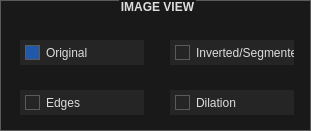
   <widget class="QGroupBox" name="image_view_box">
    <property name="geometry">
     <rect>
      <x>50</x>
      <y>340</y>
      <width>311</width>
      <height>131</height>
     </rect>
    </property>
    <property name="styleSheet">
     <string notr="true">/*
	Based on a template by Emanuel Claesson (c) 2013 with modifications by Paris Flood

	Licensed under the Apache License, Version 2.0 (the &quot;License&quot;);
	you may not use this file except in compliance with the License.
	You may obtain a copy of the License at

		http://www.apache.org/licenses/LICENSE-2.0

	Unless required by applicable law or agreed to in writing, software
	distributed under the License is distributed on an &quot;AS IS&quot; BASIS,
	WITHOUT WARRANTIES OR CONDITIONS OF ANY KIND, either express or implied.
	See the License for the specific language governing permissions and
	limitations under the License.
*/

/*
	COLOR_DARK     = #191919
	COLOR_MEDIUM   = #353535
	COLOR_MEDLIGHT = #5A5A5A
	COLOR_LIGHT    = #DDDDDD
	COLOR_BLUE  = #2158AA
	COLOR_ORANGE = #D66C23
*/
* {
	background: #191919;
	color: #DDDDDD;
border: 1px solid #5A5A5A;
}

 QMenuBar {
	background: #191919;
	border-style: none;
 }

 QMenuBar::item {
	 background: transparent;
     spacing: 3px; /* spacing between menu bar items */
     padding: 5px 25px;
 }

 QMenuBar::item:selected{
	background: #353535;
  	border: 2px solid #D66C23;
    border-style: none none solid none;
}

 QMenuBar::item:pressed {
	background: #5A5A5A;
}

QCheckBox, QRadioButton {
	border: none;
}

QRadioButton::indicator, QCheckBox::indicator {
	width: 13px;
	height: 13px;
}

QRadioButton::indicator::unchecked, QCheckBox::indicator::unchecked {
	left: 5px;
	border: 1px solid #5A5A5A;
	background: none;
}

QRadioButton::indicator:unchecked:hover, QCheckBox::indicator:unchecked:hover {
	left: 5px;
	border: 1px solid #D66C23;
}

QRadioButton::indicator::checked, QCheckBox::indicator::checked {
	left: 5px;
	border: 1px solid #5A5A5A;
	background: #2158AA;
}

QRadioButton::indicator:checked:hover, QCheckBox::indicator:checked:hover {
	left: 5px;
	border: 1px solid #D66C23;
	background: #2158AA;
}

QGroupBox::title {
	subcontrol-origin: margin;
    subcontrol-position: top center;
}

QScrollBar {
	border: 1px solid #5A5A5A;
	background: #191919;
}

QScrollBar:horizontal {
	height: 15px;
	margin: 0px 16px 0px 16px;
}

QScrollBar:vertical {
	width: 15px;
	margin: 16px 0px 16px 0px;
}

QScrollBar::handle {
	background: #353535;
	border: 1px solid #5A5A5A;
}

QScrollBar::handle:horizontal {
	border-width: 0px 1px 0px 1px;
}

QScrollBar::handle:vertical {
	border-width: 1px 0px 1px 0px;
}

QScrollBar::handle:horizontal {
	min-width: 20px;
}

QScrollBar::handle:vertical {
	min-height: 20px;
}

QScrollBar::add-line, QScrollBar::sub-line {
	background:#353535;
	border: 1px solid #5A5A5A;
	subcontrol-origin: margin;
}

QScrollBar::add-line {
	position: absolute;
}

QScrollBar::add-line:horizontal {
	width: 15px;
	subcontrol-position: right;
	left: 15px;
}

QScrollBar::add-line:vertical {
	height: 15px;
	subcontrol-position: bottom;
	top: 15px;
}

QScrollBar::sub-line:horizontal {
	width: 15px;
	subcontrol-position: left;
}

QScrollBar::sub-line:vertical {
	height: 15px;
	subcontrol-position: top;
}

QScrollBar:left-arrow, QScrollBar::right-arrow, QScrollBar::up-arrow, QScrollBar::down-arrow {
	border: 1px solid #5A5A5A;
	width: 3px;
	height: 3px;
}

QScrollBar::add-page, QScrollBar::sub-page {
	background: none;
}

QAbstractButton {
	background: #252525;
}

QAbstractButton:disabled {
	background: #3F3F3F;
}

QAbstractButton:hover {
	background: #353535;
}

QPushButton:hover {
	background: #353535;
  	border: 1px solid #D66C23;
}

QAbstractButton:pressed {
	background: #5A5A5A;
}

QAbstractItemView {
	show-decoration-selected: 1;
 	outline: 0;
	selection-background-color: #2158AA;
	selection-color: #DDDDDD;
	alternate-background-color: #353535;
}

QHeaderView {
	border: 1px solid #5A5A5A;
}

QHeaderView::section {
	background: #191919;
	border: 1px solid #5A5A5A;
	padding: 4px;
}

QHeaderView::section:selected, QHeaderView::section::checked {
	background: #353535;
}

QTableView {
	gridline-color: #5A5A5A;
}

QTabBar {
	margin-left: 2px;
}

QTabBar::tab {
	border-radius: 0px;
	padding: 4px;
	margin: 4px;
}

QTabBar::tab:selected {
	background: #353535;
}

QComboBox::down-arrow {
	border: 1px solid #5A5A5A;
	background: #353535;
}

QComboBox::drop-down {
	border: 1px solid #5A5A5A;
	background: #353535;
}

QComboBox::down-arrow {
	width: 3px;
	height: 3px;
	border: 1px solid #5A5A5A;
}

QAbstractSpinBox {
	padding-right: 15px;
}

QAbstractSpinBox::up-button, QAbstractSpinBox::down-button {
	border: 1px solid #5A5A5A;
	background: #353535;
	subcontrol-origin: border;
}
QAbstractSpinBox::up-button:hover, QAbstractSpinBox::down-button:hover {
	border: 1px solid #D66C23;
}
QAbstractSpinBox::up-button:pressed, QAbstractSpinBox::down-button:pressed {
	background: #5A5A5A;
}

QAbstractSpinBox::up-arrow, QAbstractSpinBox::down-arrow {
	width: 3px;
	height: 3px;
	border: 1px solid #5A5A5A;
}
QAbstractSpinBox::up-arrow:hover, QAbstractSpinBox::down-arrow:hover {
	border: 1px solid #D66C23;
}

QSlider {
	border: none;
}

QSlider::groove:horizontal {
	height: 5px;
	margin: 4px 0px 4px 0px;
}

QSlider::groove:vertical {
	width: 5px;
	margin: 0px 4px 0px 4px;
}

QSlider::handle {
	border: 1px solid #5A5A5A;
	background: #353535;
}

QSlider::handle:horizontal {
	width: 15px;
	margin: -4px 0px -4px 0px;
}

QSlider::handle:vertical {
	height: 15px;
	margin: 0px -4px 0px -4px;
}

QSlider::add-page:vertical, QSlider::sub-page:horizontal {
	background: #2158AA;
}

QSlider::sub-page:vertical, QSlider::add-page:horizontal {
	background: #353535;
}

QLabel {
	border: none;
}

QProgressBar {
	text-align: center;
}

QProgressBar::chunk {
	width: 1px;
	background-color: #2158AA;
}

QMenu::separator {
	background: #353535;
}

QGroupBox {
	font: bold
}

QListWidget::item:selected {
    background-color: #2158AA;
}

 QMenu::item:selected{
	background: #353535;
	border: 2px solid #D66C23;
    border-style: none solid none none;
}

 QMenu::pressed {
	background: #5A5A5A;
}

QMenu::separator {
    height: 5px;
	background: #2158AA;
}</string>
    </property>
    <property name="title">
     <string>IMAGE VIEW</string>
    </property>
    <widget class="QRadioButton" name="original_image_radio_button">
     <property name="geometry">
      <rect>
       <x>20</x>
       <y>40</y>
       <width>124</width>
       <height>25</height>
      </rect>
     </property>
     <property name="text">
      <string>Original</string>
     </property>
     <property name="checked">
      <bool>true</bool>
     </property>
    </widget>
    <widget class="QRadioButton" name="edges_image_radio_button">
     <property name="geometry">
      <rect>
       <x>20</x>
       <y>90</y>
       <width>124</width>
       <height>25</height>
      </rect>
     </property>
     <property name="text">
      <string>Edges</string>
     </property>
    </widget>
    <widget class="QRadioButton" name="inverted_image_radio_button">
     <property name="geometry">
      <rect>
       <x>170</x>
       <y>40</y>
       <width>124</width>
       <height>25</height>
      </rect>
     </property>
     <property name="text">
      <string>Inverted/Segmented</string>
     </property>
    </widget>
    <widget class="QRadioButton" name="dilation_image_radio_button">
     <property name="geometry">
      <rect>
       <x>170</x>
       <y>90</y>
       <width>124</width>
       <height>25</height>
      </rect>
     </property>
     <property name="text">
      <string>Dilation</string>
     </property>
    </widget>
   </widget>
